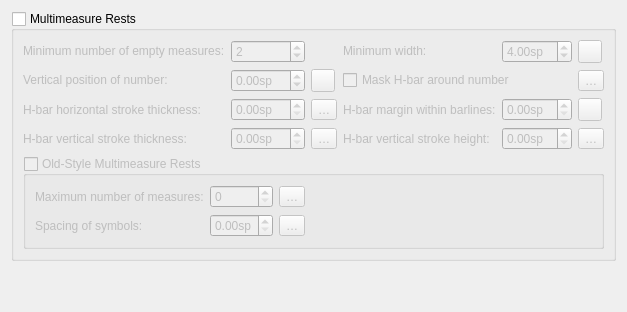
      <widget class="QWidget" name="PageRests">
       <layout class="QVBoxLayout" name="verticalLayout_8">
        <item>
         <widget class="QGroupBox" name="multiMeasureRests">
          <property name="title">
           <string>Multimeasure Rests</string>
          </property>
          <property name="checkable">
           <bool>true</bool>
          </property>
          <property name="checked">
           <bool>false</bool>
          </property>
          <layout class="QGridLayout" name="gridLayout_46">
           <item row="0" column="0">
            <widget class="QLabel" name="label_15">
             <property name="sizePolicy">
              <sizepolicy hsizetype="Minimum" vsizetype="Fixed">
               <horstretch>0</horstretch>
               <verstretch>0</verstretch>
              </sizepolicy>
             </property>
             <property name="text">
              <string>Minimum number of empty measures:</string>
             </property>
             <property name="buddy">
              <cstring>minEmptyMeasures</cstring>
             </property>
            </widget>
           </item>
           <item row="0" column="1">
            <widget class="QSpinBox" name="minEmptyMeasures">
             <property name="minimum">
              <number>1</number>
             </property>
             <property name="value">
              <number>2</number>
             </property>
            </widget>
           </item>
           <item row="0" column="3">
            <widget class="QLabel" name="label_16">
             <property name="sizePolicy">
              <sizepolicy hsizetype="Minimum" vsizetype="Fixed">
               <horstretch>0</horstretch>
               <verstretch>0</verstretch>
              </sizepolicy>
             </property>
             <property name="text">
              <string>Minimum width:</string>
             </property>
             <property name="buddy">
              <cstring>minMeasureWidth</cstring>
             </property>
            </widget>
           </item>
           <item row="0" column="4">
            <widget class="QDoubleSpinBox" name="minMeasureWidth">
             <property name="suffix">
              <string>sp</string>
             </property>
             <property name="minimum">
              <double>2.000000000000000</double>
             </property>
             <property name="value">
              <double>4.000000000000000</double>
             </property>
            </widget>
           </item>
           <item row="0" column="5">
            <widget class="QToolButton" name="resetMinMMRestWidth">
             <property name="toolTip">
              <string>Reset to default</string>
             </property>
             <property name="accessibleName">
              <string>Reset 'Minimum width of measure' value</string>
             </property>
             <property name="text">
              <string notr="true"/>
             </property>
            </widget>
           </item>
           <item row="1" column="0">
            <widget class="QLabel" name="label_92">
             <property name="sizePolicy">
              <sizepolicy hsizetype="Minimum" vsizetype="Fixed">
               <horstretch>0</horstretch>
               <verstretch>0</verstretch>
              </sizepolicy>
             </property>
             <property name="text">
              <string>Vertical position of number:</string>
             </property>
            </widget>
           </item>
           <item row="1" column="1">
            <widget class="QDoubleSpinBox" name="mmRestNumberPos">
             <property name="suffix">
              <string>sp</string>
             </property>
             <property name="minimum">
              <double>-99.989999999999995</double>
             </property>
             <property name="singleStep">
              <double>0.500000000000000</double>
             </property>
            </widget>
           </item>
           <item row="1" column="2">
            <widget class="QToolButton" name="resetMMRestNumberPos">
             <property name="toolTip">
              <string>Reset to default</string>
             </property>
             <property name="accessibleName">
              <string>Reset 'Vertical position of number' value</string>
             </property>
             <property name="text">
              <string notr="true"/>
             </property>
            </widget>
           </item>
           <item row="1" column="3" colspan="2">
            <widget class="QCheckBox" name="mmRestNumberMaskHBar">
             <property name="text">
              <string>Mask H-bar around number</string>
             </property>
            </widget>
           </item>
           <item row="1" column="5">
            <widget class="QToolButton" name="resetMMRestNumberMaskHBar">
             <property name="text">
              <string notr="true">…</string>
             </property>
            </widget>
           </item>
           <item row="2" column="0">
            <widget class="QLabel" name="label_119">
             <property name="text">
              <string>H-bar horizontal stroke thickness:</string>
             </property>
            </widget>
           </item>
           <item row="2" column="1">
            <widget class="QDoubleSpinBox" name="mmRestHBarThickness">
             <property name="suffix">
              <string>sp</string>
             </property>
             <property name="maximum">
              <double>4.000000000000000</double>
             </property>
             <property name="singleStep">
              <double>0.100000000000000</double>
             </property>
            </widget>
           </item>
           <item row="2" column="2">
            <widget class="QToolButton" name="resetMMRestHBarThickness">
             <property name="text">
              <string notr="true">…</string>
             </property>
            </widget>
           </item>
           <item row="2" column="3">
            <widget class="QLabel" name="label_103">
             <property name="text">
              <string>H-bar margin within barlines:</string>
             </property>
            </widget>
           </item>
           <item row="2" column="4">
            <widget class="QDoubleSpinBox" name="multiMeasureRestMargin">
             <property name="sizePolicy">
              <sizepolicy hsizetype="Preferred" vsizetype="Fixed">
               <horstretch>0</horstretch>
               <verstretch>0</verstretch>
              </sizepolicy>
             </property>
             <property name="suffix">
              <string>sp</string>
             </property>
             <property name="singleStep">
              <double>0.100000000000000</double>
             </property>
            </widget>
           </item>
           <item row="2" column="5">
            <widget class="QToolButton" name="resetMultiMeasureRestMargin">
             <property name="toolTip">
              <string>Reset to default</string>
             </property>
             <property name="accessibleName">
              <string>Reset 'Multimeasure rest margin' value</string>
             </property>
             <property name="text">
              <string notr="true"/>
             </property>
            </widget>
           </item>
           <item row="3" column="0">
            <widget class="QLabel" name="label_123">
             <property name="text">
              <string>H-bar vertical stroke thickness:</string>
             </property>
            </widget>
           </item>
           <item row="3" column="1">
            <widget class="QDoubleSpinBox" name="mmRestHBarVStrokeThickness">
             <property name="suffix">
              <string>sp</string>
             </property>
             <property name="maximum">
              <double>4.000000000000000</double>
             </property>
             <property name="singleStep">
              <double>0.050000000000000</double>
             </property>
            </widget>
           </item>
           <item row="3" column="2">
            <widget class="QToolButton" name="resetMMRestHBarVStrokeThickness">
             <property name="text">
              <string notr="true">…</string>
             </property>
            </widget>
           </item>
           <item row="3" column="3">
            <widget class="QLabel" name="label_145">
             <property name="text">
              <string>H-bar vertical stroke height:</string>
             </property>
            </widget>
           </item>
           <item row="3" column="4">
            <widget class="QDoubleSpinBox" name="mmRestHBarVStrokeHeight">
             <property name="suffix">
              <string>sp</string>
             </property>
             <property name="maximum">
              <double>10.000000000000000</double>
             </property>
             <property name="singleStep">
              <double>0.500000000000000</double>
             </property>
            </widget>
           </item>
           <item row="3" column="5">
            <widget class="QToolButton" name="resetMMRestHBarVStrokeHeight">
             <property name="text">
              <string notr="true">…</string>
             </property>
            </widget>
           </item>
           <item row="4" column="0" colspan="6">
            <widget class="QGroupBox" name="oldStyleMultiMeasureRests">
             <property name="title">
              <string>Old-Style Multimeasure Rests</string>
             </property>
             <property name="checkable">
              <bool>true</bool>
             </property>
             <property name="checked">
              <bool>false</bool>
             </property>
             <layout class="QGridLayout" name="gridLayout_301">
              <item row="0" column="3">
               <spacer name="horizontalSpacer_151">
                <property name="orientation">
                 <enum>Qt::Horizontal</enum>
                </property>
                <property name="sizeHint" stdset="0">
                 <size>
                  <width>40</width>
                  <height>20</height>
                 </size>
                </property>
               </spacer>
              </item>
              <item row="0" column="0">
               <widget class="QLabel" name="label_146">
                <property name="text">
                 <string>Maximum number of measures:</string>
                </property>
               </widget>
              </item>
              <item row="0" column="2">
               <widget class="QToolButton" name="resetMMRestOldStyleMaxMeasures">
                <property name="text">
                 <string notr="true">…</string>
                </property>
               </widget>
              </item>
              <item row="0" column="1">
               <widget class="QSpinBox" name="mmRestOldStyleMaxMeasures"/>
              </item>
              <item row="1" column="1">
               <widget class="QDoubleSpinBox" name="mmRestOldStyleSpacing">
                <property name="suffix">
                 <string>sp</string>
                </property>
                <property name="maximum">
                 <double>4.000000000000000</double>
                </property>
                <property name="singleStep">
                 <double>0.010000000000000</double>
                </property>
               </widget>
              </item>
              <item row="1" column="0">
               <widget class="QLabel" name="label_1471">
                <property name="text">
                 <string>Spacing of symbols:</string>
                </property>
               </widget>
              </item>
              <item row="1" column="2">
               <widget class="QToolButton" name="resetMMRestOldStyleSpacing">
                <property name="text">
                 <string notr="true">…</string>
                </property>
               </widget>
              </item>
             </layout>
            </widget>
           </item>
          </layout>
         </widget>
        </item>
        <item>
         <spacer name="verticalSpacer_34">
          <property name="orientation">
           <enum>Qt::Vertical</enum>
          </property>
          <property name="sizeHint" stdset="0">
           <size>
            <width>20</width>
            <height>40</height>
           </size>
          </property>
         </spacer>
        </item>
       </layout>
      </widget>
